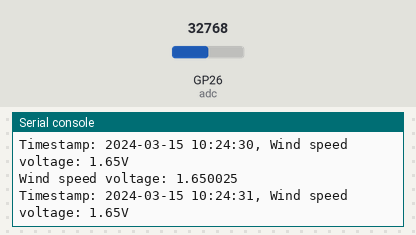
The program below on a simulated Raspberry Pi Pico running MicroPython. Parts: the last lines printed to the serial console. The inputs (shaded band) are chosen by the test bench; at power-on: GP26 (adc) = 32768 (analog values on the 0–65535 scale). The clock reads 2024-03-15 10:24:30 at power-on unless the program sets it; files the program writes start out absent; files that are not in the repository are absent.

Above: at 1.2 s.
1.3 s: GP26 (adc) set to 45874
At 2.6 s:
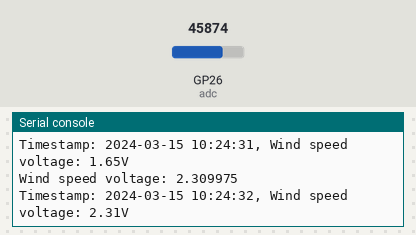
2.8 s: GP26 (adc) set to 57670
At 3.8 s:
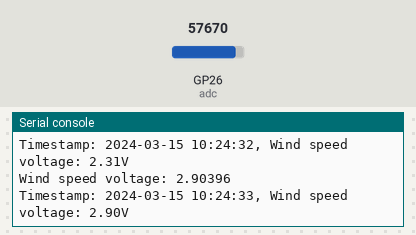
Timing chart, 0 to 5.8 s (numbered marks = the images above; inputs shaded):
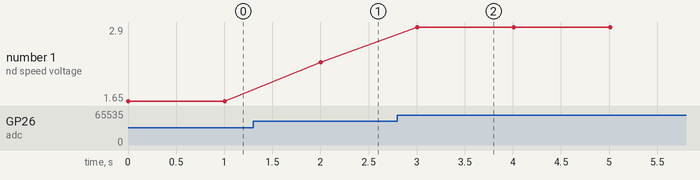

Measured:
- after the input at 1.3 s, the serial console: prints a new line after 0.71 s (image 1)
- after the input at 2.8 s, the serial console: prints a new line after 0.21 s (image 2)
- plotted number 1: 1.65 → 2.31 after the input at 1.3 s, 2.31 → 2.9 after the input at 2.8 s

The program:

Wind_Scouting_System_With_Mit_App.py
```python
from machine import ADC, Pin, UART
import utime

# Initialize the ADC pin
adc = ADC(Pin(26))  # GP26 corresponds to ADC0

# Initialize UART for Bluetooth communication
uart = UART(0, baudrate=9600, tx=Pin(0), rx=Pin(1))

# These are the reference voltage and the ADC's resolution
vref = 3.3  # The maximum voltage the ADC can read
adc_resolution = 65535  # The range of values the ADC can output


def read_wind_speed():
    # Read the ADC value
    adc_value = adc.read_u16()
    # Convert the ADC value to voltage (3.3V reference, 16-bit resolution)
    voltage = adc_value * vref / adc_resolution
    return voltage

def append_wind_speed_data_to_file(timestamp_str, voltage):
    try:
        # Open the file in append mode
        with open("wind_speed_voltage.csv", "a") as data_file:
            # Write the voltage and timestamp to the file
            data_file.write("{}, {:.2f}\n".format(timestamp_str, voltage))
    except Exception as e:
        print("Error writing to file:", e)

def main():
    while True:
        voltage = read_wind_speed()
        # Print the voltage (which corresponds to wind speed)

        # Get the current timestamp
        timestamp = utime.localtime()
        timestamp_str = "{:04d}-{:02d}-{:02d} {:02d}:{:02d}:{:02d}".format(
            timestamp[0], timestamp[1], timestamp[2],
            timestamp[3], timestamp[4], timestamp[5]
        )

        # Append data to the file
        append_wind_speed_data_to_file(timestamp_str, voltage)

        print("Wind speed voltage:", voltage)

        # Print the timestamp and voltage to the Thonny console
        print("Timestamp: {}, Wind speed voltage: {:.2f}V".format(timestamp_str, voltage))

        # Send the voltage via Bluetooth
        uart.write(f"{voltage}\n")

        utime.sleep(1)
# Initialize the data file with headers if it doesn't exist
try:
    with open("wind_speed_voltage.csv", "r") as data_file:
        pass
except OSError:
    with open("wind_speed_voltage.csv", "w") as data_file:
        data_file.write("Timestamp,Voltage\n")

try:
    main()
except KeyboardInterrupt:
    print("Program interrupted.")
```
